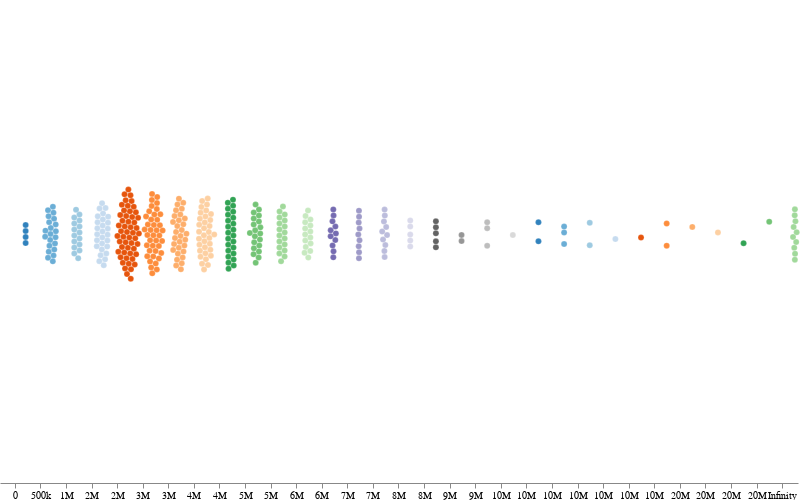

Here is the Vega-Lite specification saved for this chart:
### Vega specification from a JSON file in a GitHub repository (floating-point values rounded to 4 significant figures; data arrays with more than 128 entries replaced by an {"elided": "..."} marker saying what was removed)
{"$schema": "https://vega.github.io/schema/vega/v3.0.json", "width": 800, "height": 500, "autosize": {"type": "fit", "resize": true, "contains": "padding"}, "data": [{"name": "source", "values": {"elided": "369 records"}}, {"name": "pack", "source": "source", "transform": [{"type": "collect", "sort": {"field": "value"}}, {"type": "bin", "field": "value", "extent": [0, 20000000], "maxbins": 50}, {"type": "formula", "expr": "1", "as": "quantity"}, {"type": "stack", "field": "quantity", "groupby": ["bin0"], "offset": "center"}]}, {"name": "table", "source": "pack", "transform": [{"type": "aggregate", "groupby": ["bin0"], "fields": ["quantity"], "ops": ["sum"], "as": ["nb"]}]}], "scales": [{"name": "xScale", "type": "band", "domain": {"data": "table", "field": "bin0"}, "range": "width", "padding": 0.2}, {"name": "yScale", "type": "linear", "domain": {"data": "table", "field": "nb"}, "range": "height"}, {"name": "colorScale", "type": "ordinal", "range": {"scheme": "category20c"}}], "marks": [{"type": "symbol", "from": {"data": "pack"}, "encode": {"enter": {"xfocus": {"scale": "xScale", "field": "bin0", "band": 1}, "yfocus": {"signal": "height / 2"}}, "update": {"fill": {"scale": "colorScale", "field": "bin0"}, "cursor": {"value": "pointer"}, "size": {"signal": "pow(2 * 3, 2)"}, "stroke": {"value": "white"}, "strokeWidth": {"value": 0.2}}, "hover": {"fill": {"value": "red"}}}, "transform": [{"type": "force", "iterations": 300, "static": {"signal": "true"}, "forces": [{"force": "collide", "iterations": {"signal": "1"}, "radius": {"signal": "3"}}, {"force": "x", "x": "xfocus", "strength": {"signal": "0.9"}}, {"force": "y", "y": "yfocus", "strength": {"signal": "0.04"}}]}]}], "axes": [{"scale": "xScale", "orient": "bottom", "labelBound": true, "encode": {"labels": {"update": {"text": {"signal": "format(datum.value, ',.0s')"}}}}}], "signals": []}
